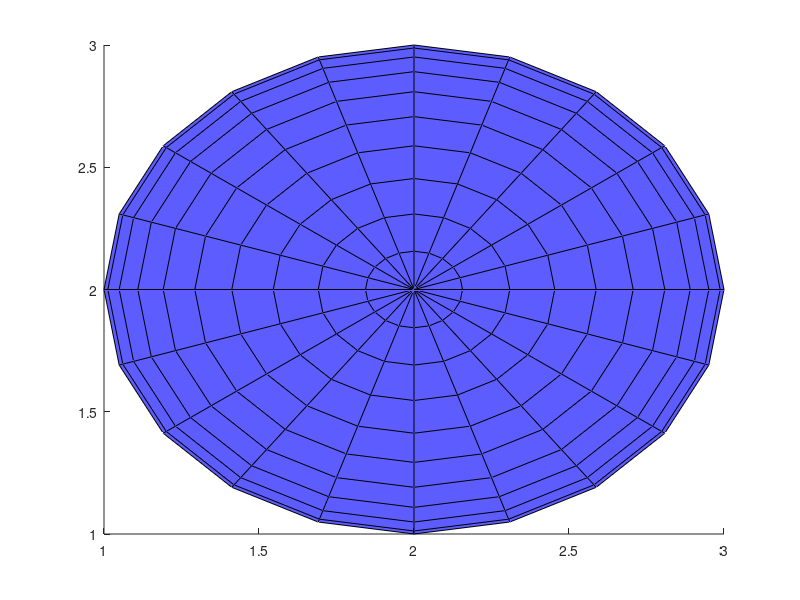

The MATLAB source for this figure: (Note: this script raises an error after producing the figure.)
clc
clear all
%close all
%figure(1)
radius = 1.0;
p = [radius,radius/2.0,radius/2.0];
p = [radius,0.0,0.0];
pr4 = [0,p];
c = [2.0,2.0,2.0];
r = c+p;
ang = [pi()/32,pi()/32,pi()/32];
ROTX = 1;
ROTY = 2;
ROTZ = 3;
ROTALL = 4;
rotflg = ROTZ;
comflg = 0;
vprimex = [0.0,0.0,0.0];
vprimey = [0.0,0.0,0.0];
vprimez = [0.0,0.0,0.0];
for ii = 1:35
    clf
    hold on
  % Make unit sphere
    [x,y,z] = sphere;
    % Scale to desire radius.
    x = x * radius;
    y = y * radius;
    z = z * radius;
    h = surf(x+c(1),y+c(2),z+c(3),...
        'FaceColor',[0.0,0.0,1.0],'FaceAlpha',0.40) ;
    H = vectarrow(c,...
            c+p);
    H.LineWidth = 2.0;
    H.Color = [0.0,0.0,1.0];
    plot3(r(1),r(2),r(3),'*b');
    
    if rotflg==ROTX || rotflg==ROTALL
        p = [0.0,0.0,radius];
        plot3([c(1)-1.0,c(1)+1.0],[2.0,2.0],[2.0,2.0],'-r')
        veca = [1.0,0.0,0.0];
        vprimex = rvbq(p, ang(1), veca);
        H = vectarrow(c,c+vprimex);
        pt = c+vprimex;
        H.LineWidth = 2.0;
        H.Color = [1.0,0.0,0.0];
        plot3(pt(1),pt(2),pt(3),'*r');
        view([-90,0]);
    end
    % Rotate around y-axis mean vector rotates around x axis
    if rotflg==ROTY || rotflg==ROTALL
        p = [radius,0.0,0.0];
        plot3([2.0,2.0],[c(1)-1.0,c(1)+1.0],[2.0,2.0],'-m')
        veca = [0.0,1.0,0.0];
        if comflg == 0
            vprimey = rvbq(p,ang(2),veca);
        else
            vprimey = rvbq(vprimex,ang(2),veca);
        end
        H = vectarrow(c,c+vprimey);
        pt = c+vprimey;
        H.LineWidth = 2.0;
        H.Color = [1.0,0.0,1.0];
        plot3(pt(1),pt(2),pt(3),'*m');
        view([180,0]);
    end
    % rotating around the z axis rotates a vector around the y axis
    if rotflg==ROTZ|| rotflg==ROTALL
        p = [0.0,radius,0.0];
        plot3([2.0,2.0],[2.0,2.0],[c(1)-1.0,c(1)+1.0],'-y')
        veca = [0.0,0.0,1.0];
        if comflg == 0
            vprimez = rvbq(p, ang(3),veca);
        else
            vprimez = rvbq(vprimey, ang(3),veca);
        end
        H = vectarrow(c,c+vprimez);
        pt = c+vprimez;
        H.LineWidth = 2.0;
        H.Color = [1.0,1.0,0.0];
        plot3(pt(1),pt(2),pt(3),'*y');
        view([180,90]);
    end

    if comflg == 1
        vall = vprimex+vprimey+vprimez;
        H = vectarrow(c,c+vall);
        pt = c+vall;
        H.LineWidth = 2.0;
        H.Color = [0.0,1.0,1.0];
        plot3(pt(1),pt(2),pt(3),'*c');
    end
    ang = ang+pi()/32.0;
    axis square
    axis([0.0,4.0,0.0,4.0,0.0,4.0]);
    %Around x axis
    
    grid on
    hold off
    pause(1.0)
end